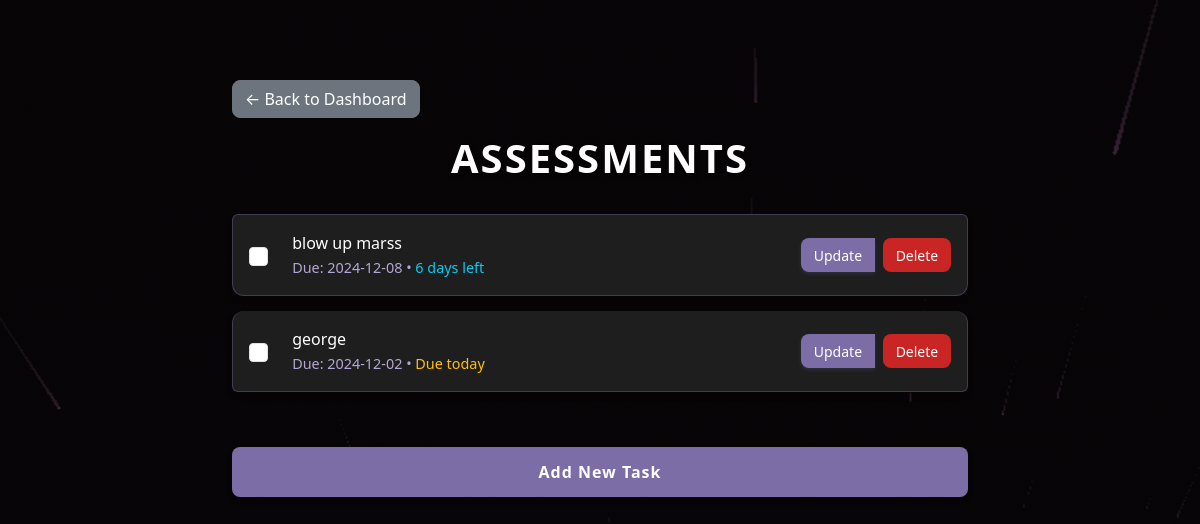
The page /assessments (signed in) on the database as committed earlier.
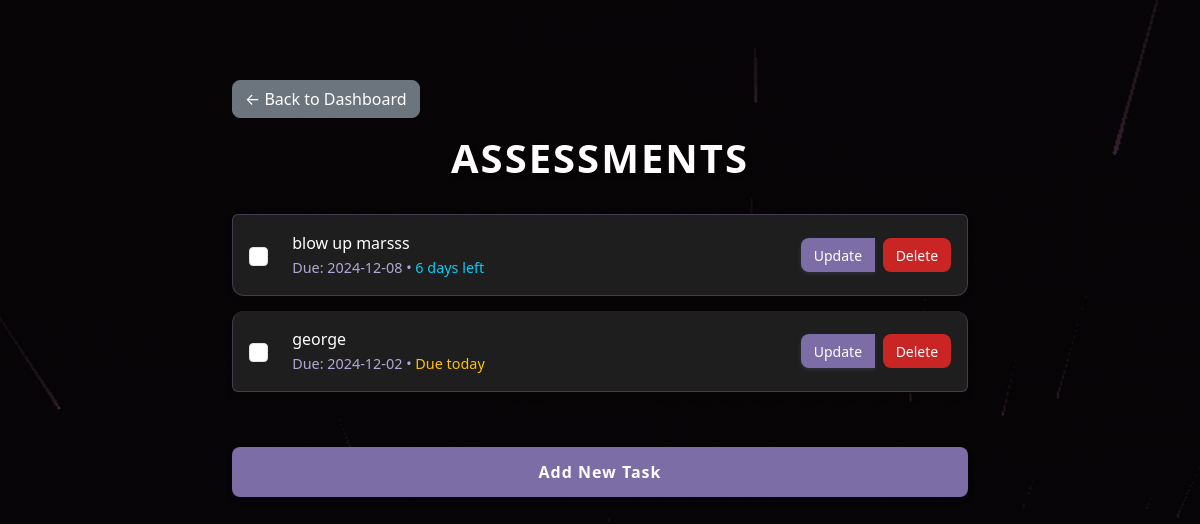
The same page on the database as committed later.
### flask_app/setup_db.py (models this page shows)
class ToDo(Base):
    __tablename__ = 'todo'
    id = Column(Integer, primary_key=True)
    task = Column(String, nullable=False)
    category = Column(String, nullable=False)
    completed = Column(Boolean, default=False)
    due_date = Column(DateTime, nullable=True)
    user_id = Column(Integer, ForeignKey('users.id'), nullable=False)
    user = relationship('User', back_populates='todos')

### flask_app/app.py (the view)
@app.route('/assessments')
def assessments():
    if 'user_id' not in session:
        return redirect(url_for('login'))
    todos = db_session.query(ToDo).filter_by(user_id=session['user_id'], category='Assessments').all()
    return render_template('assessments.html', todos=todos, calculate_days=calculate_days_remaining)

### flask_app/app.py (called while the page is built)
def calculate_days_remaining(due_date):
    if not due_date:
        return None
    today = date.today()
    days = (due_date.date() - today).days
    if days < 0:
        return "Overdue"
    elif days == 0:
        return "Due today"
    else:
        return f"{days} days left"

### flask_app/templates/assessments.html (shortened to what this page needs)
<!DOCTYPE html>
<html lang="en">
<head>
    <link href="https://cdn.jsdelivr.net/npm/bootstrap@5.3.0-alpha3/dist/css/bootstrap.min.css" rel="stylesheet">
</head>
<body>
    <div class="container mt-5">
        <a href="{{ url_for('dashboard') }}" class="btn btn-secondary mb-3">← Back to Dashboard</a>
        <h1 class="text-center">Assessments</h1>
        <div class="mt-4">
            {% if todos %}
                <ul class="list-group">
                    {% for todo in todos %}
                    <li class="list-group-item d-flex justify-content-between align-items-center">
                        <div class="d-flex align-items-center">
                            <form action="{{ url_for('toggle_todo', todo_id=todo.id) }}" method="POST" class="d-inline me-2">
                                <input type="checkbox" class="form-check-input" onchange="this.form.submit()"
                                       {% if todo.completed %}checked{% endif %}>
                            </form>
                            <div class="task-content">
                                <span {% if todo.completed %}class="text-decoration-line-through"{% endif %}>{{ todo.task }}</span>
                                {% if todo.due_date %}
                                    <br>
                                    <small class="text-muted due-date">
                                        Due: {{ todo.due_date.strftime('%Y-%m-%d') }}
                                        {% set days = calculate_days(todo.due_date) %}
                                        {% if days %}
                                            • <span class="{% if days == 'Overdue' %}text-danger{% elif days == 'Due today' %}text-warning{% else %}text-info{% endif %}">
                                                {{ days }}
                                            </span>
                                        {% endif %}
                                    </small>
                                {% endif %}
                            </div>
                        </div>
                        <div class="btn-group">
                            <a href="{{ url_for('update_todo', todo_id=todo.id) }}" class="btn btn-sm btn-primary me-2">Update</a>
                            <form action="{{ url_for('delete_todo', todo_id=todo.id) }}" method="POST" class="d-inline">
                                <button type="submit" class="btn btn-sm btn-danger">Delete</button>
                            </form>
                        </div>
                    </li>
                    {% endfor %}
                </ul>
            {% else %}
                <p class="text-center">No assessments found.</p>
            {% endif %}
        </div>
        <div class="mt-3">
            <a href="{{ url_for('add_todo') }}" class="btn btn-primary w-100 btn-add-task">Add New Task</a>
        </div>
    </div>
</body>
</html>

Rows that differ between the two databases and show on the page:
changed ToDo: task "blow up marss" → "blow up marsss"
